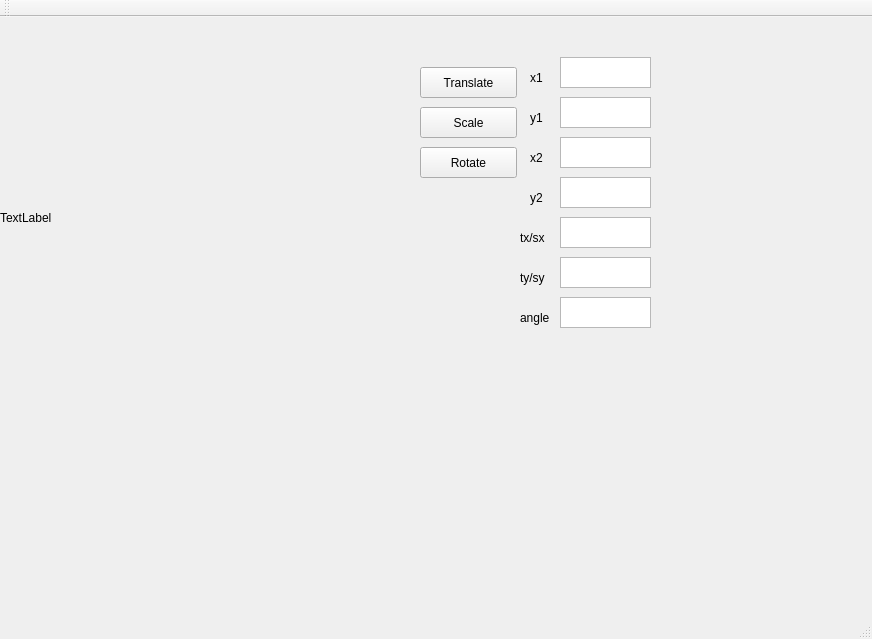
<?xml version="1.0" encoding="UTF-8"?>
<ui version="4.0">
 <class>MainWindow</class>
 <widget class="QMainWindow" name="MainWindow">
  <property name="geometry">
   <rect>
    <x>0</x>
    <y>0</y>
    <width>872</width>
    <height>639</height>
   </rect>
  </property>
  <property name="windowTitle">
   <string>MainWindow</string>
  </property>
  <widget class="QWidget" name="centralWidget">
   <widget class="QLabel" name="label">
    <property name="geometry">
     <rect>
      <x>0</x>
      <y>0</y>
      <width>401</width>
      <height>401</height>
     </rect>
    </property>
    <property name="text">
     <string>TextLabel</string>
    </property>
   </widget>
   <widget class="QPushButton" name="pushButton">
    <property name="geometry">
     <rect>
      <x>420</x>
      <y>50</y>
      <width>97</width>
      <height>31</height>
     </rect>
    </property>
    <property name="text">
     <string>Translate</string>
    </property>
   </widget>
   <widget class="QTextEdit" name="textEdit">
    <property name="geometry">
     <rect>
      <x>560</x>
      <y>40</y>
      <width>91</width>
      <height>31</height>
     </rect>
    </property>
   </widget>
   <widget class="QTextEdit" name="textEdit_2">
    <property name="geometry">
     <rect>
      <x>560</x>
      <y>80</y>
      <width>91</width>
      <height>31</height>
     </rect>
    </property>
   </widget>
   <widget class="QTextEdit" name="textEdit_3">
    <property name="geometry">
     <rect>
      <x>560</x>
      <y>120</y>
      <width>91</width>
      <height>31</height>
     </rect>
    </property>
   </widget>
   <widget class="QTextEdit" name="textEdit_4">
    <property name="geometry">
     <rect>
      <x>560</x>
      <y>160</y>
      <width>91</width>
      <height>31</height>
     </rect>
    </property>
   </widget>
   <widget class="QTextEdit" name="textEdit_5">
    <property name="geometry">
     <rect>
      <x>560</x>
      <y>200</y>
      <width>91</width>
      <height>31</height>
     </rect>
    </property>
   </widget>
   <widget class="QTextEdit" name="textEdit_6">
    <property name="geometry">
     <rect>
      <x>560</x>
      <y>240</y>
      <width>91</width>
      <height>31</height>
     </rect>
    </property>
   </widget>
   <widget class="QLabel" name="label_2">
    <property name="geometry">
     <rect>
      <x>530</x>
      <y>50</y>
      <width>65</width>
      <height>21</height>
     </rect>
    </property>
    <property name="text">
     <string>x1</string>
    </property>
   </widget>
   <widget class="QLabel" name="label_3">
    <property name="geometry">
     <rect>
      <x>530</x>
      <y>90</y>
      <width>65</width>
      <height>21</height>
     </rect>
    </property>
    <property name="text">
     <string>y1</string>
    </property>
   </widget>
   <widget class="QLabel" name="label_4">
    <property name="geometry">
     <rect>
      <x>530</x>
      <y>130</y>
      <width>65</width>
      <height>21</height>
     </rect>
    </property>
    <property name="text">
     <string>x2</string>
    </property>
   </widget>
   <widget class="QLabel" name="label_5">
    <property name="geometry">
     <rect>
      <x>530</x>
      <y>170</y>
      <width>65</width>
      <height>21</height>
     </rect>
    </property>
    <property name="text">
     <string>y2</string>
    </property>
   </widget>
   <widget class="QLabel" name="label_6">
    <property name="geometry">
     <rect>
      <x>520</x>
      <y>210</y>
      <width>65</width>
      <height>21</height>
     </rect>
    </property>
    <property name="text">
     <string>tx/sx</string>
    </property>
   </widget>
   <widget class="QLabel" name="label_7">
    <property name="geometry">
     <rect>
      <x>520</x>
      <y>250</y>
      <width>65</width>
      <height>21</height>
     </rect>
    </property>
    <property name="text">
     <string>ty/sy</string>
    </property>
   </widget>
   <widget class="QLabel" name="label_8">
    <property name="geometry">
     <rect>
      <x>520</x>
      <y>290</y>
      <width>65</width>
      <height>21</height>
     </rect>
    </property>
    <property name="text">
     <string>angle</string>
    </property>
   </widget>
   <widget class="QTextEdit" name="textEdit_7">
    <property name="geometry">
     <rect>
      <x>560</x>
      <y>280</y>
      <width>91</width>
      <height>31</height>
     </rect>
    </property>
   </widget>
   <widget class="QPushButton" name="pushButton_2">
    <property name="geometry">
     <rect>
      <x>420</x>
      <y>130</y>
      <width>97</width>
      <height>31</height>
     </rect>
    </property>
    <property name="text">
     <string>Rotate</string>
    </property>
   </widget>
   <widget class="QPushButton" name="pushButton_3">
    <property name="geometry">
     <rect>
      <x>420</x>
      <y>90</y>
      <width>97</width>
      <height>31</height>
     </rect>
    </property>
    <property name="text">
     <string>Scale</string>
    </property>
   </widget>
  </widget>
  <widget class="QMenuBar" name="menuBar">
   <property name="geometry">
    <rect>
     <x>0</x>
     <y>0</y>
     <width>872</width>
     <height>27</height>
    </rect>
   </property>
  </widget>
  <widget class="QToolBar" name="mainToolBar">
   <attribute name="toolBarArea">
    <enum>TopToolBarArea</enum>
   </attribute>
   <attribute name="toolBarBreak">
    <bool>false</bool>
   </attribute>
  </widget>
  <widget class="QStatusBar" name="statusBar"/>
 </widget>
 <layoutdefault spacing="6" margin="11"/>
 <resources/>
 <connections/>
</ui>
